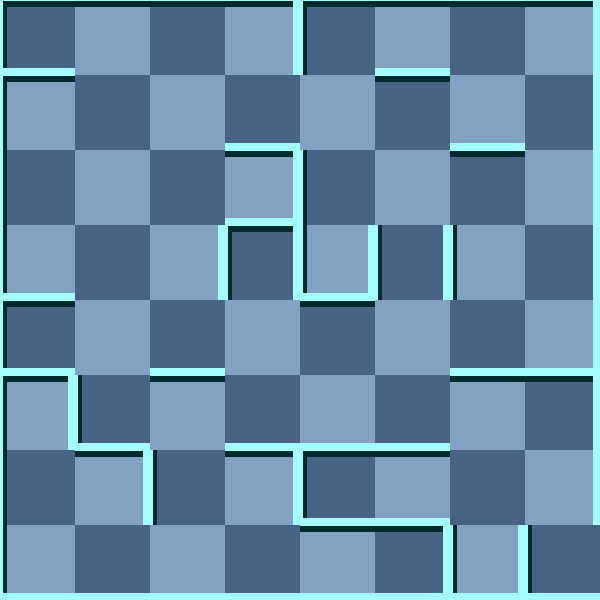

Rendered tile map (Tiled .tmx) drawn with the repository's tilesets; below, a short description and the map source with its tile grids summarised:
An orthogonal 8x8 tile map with 75x75 px tiles, 2 tile layers (background, 块层 1) and 6 objects (Exit, Key, Door, Scorpion, WhiteMummy, ...).

<map version="1.0" orientation="orthogonal" width="8" height="8" tilewidth="75" tileheight="75">
 <tileset firstgid="1" name="wall" tilewidth="75" tileheight="75">
  <image source="gfx/wall.png" width="300" height="375" />
  <tile id="0">
   <properties>
    <property name="ValOfWall" value="0" />
   </properties>
  </tile>
  <tile id="1">
   <properties>
    <property name="ValOfWall" value="1" />
   </properties>
  </tile>
  <tile id="2">
   <properties>
    <property name="ValOfWall" value="2" />
   </properties>
  </tile>
  <tile id="3">
   <properties>
    <property name="ValOfWall" value="3" />
   </properties>
  </tile>
  <tile id="4">
   <properties>
    <property name="ValOfWall" value="4" />
   </properties>
  </tile>
  <tile id="5">
   <properties>
    <property name="ValOfWall" value="5" />
   </properties>
  </tile>
  <tile id="6">
   <properties>
    <property name="ValOfWall" value="6" />
   </properties>
  </tile>
  <tile id="7">
   <properties>
    <property name="ValOfWall" value="7" />
   </properties>
  </tile>
  <tile id="8">
   <properties>
    <property name="ValOfWall" value="8" />
   </properties>
  </tile>
  <tile id="9">
   <properties>
    <property name="ValOfWall" value="9" />
   </properties>
  </tile>
  <tile id="10">
   <properties>
    <property name="ValOfWall" value="10" />
   </properties>
  </tile>
  <tile id="11">
   <properties>
    <property name="ValOfWall" value="11" />
   </properties>
  </tile>
  <tile id="12">
   <properties>
    <property name="ValOfWall" value="12" />
   </properties>
  </tile>
  <tile id="13">
   <properties>
    <property name="ValOfWall" value="13" />
   </properties>
  </tile>
  <tile id="14">
   <properties>
    <property name="ValOfWall" value="14" />
   </properties>
  </tile>
  <tile id="15">
   <properties>
    <property name="ValOfWall" value="15" />
   </properties>
  </tile>
  <tile id="18">
   <properties>
    <property name="ValOfWall" value="-1" />
   </properties>
  </tile>
 </tileset>
 <layer name="background" width="8" height="8">
  <data>[64 cells, 64 non-empty, 2 distinct tile ids]</data>
 </layer>
 <layer name="块层 1" width="8" height="8">
  <data>[64 cells, 64 non-empty, 15 distinct tile ids]</data>
 </layer>
 <objectgroup name="对象层 1" width="8" height="8">
  <object name="Exit" x="600" y="525" />
  <object name="Key" x="0" y="0">
   <properties>
    <property name="value" value="12" />
   </properties>
  </object>
  <object name="Door" x="375" y="225">
   <properties>
    <property name="direction" value="1" />
    <property name="value" value="15" />
   </properties>
  </object>
  <object name="Scorpion" x="450" y="300">
   <properties>
    <property name="value" value="25" />
   </properties>
  </object>
  <object name="WhiteMummy" x="525" y="450">
   <properties>
    <property name="value" value="21" />
   </properties>
  </object>
  <object name="Player" x="150" y="375">
   <properties>
    <property name="value" value="1" />
   </properties>
  </object>
 </objectgroup>
</map>
